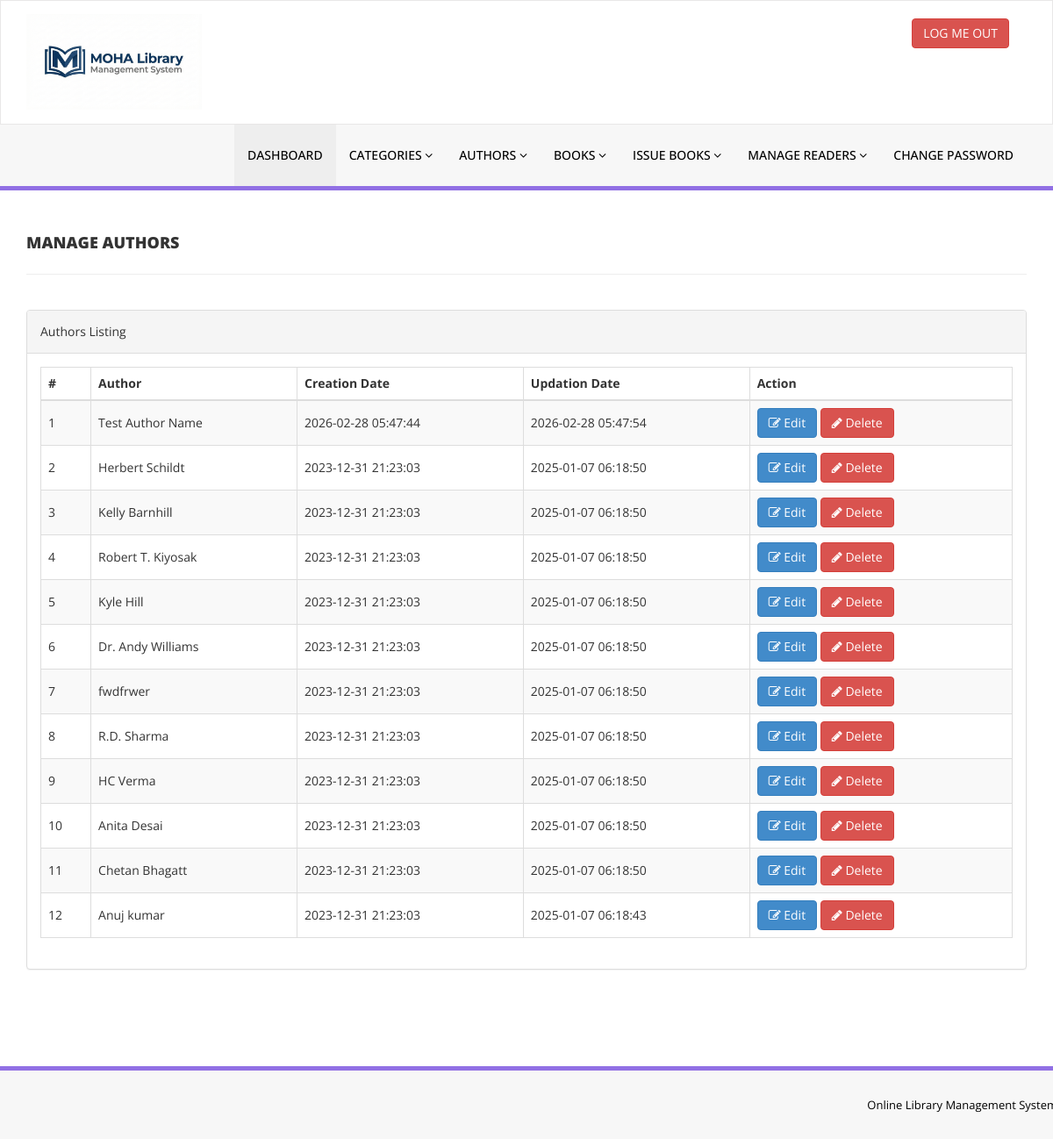
The app's page /admin/manage-authors.php (signed in), older data.
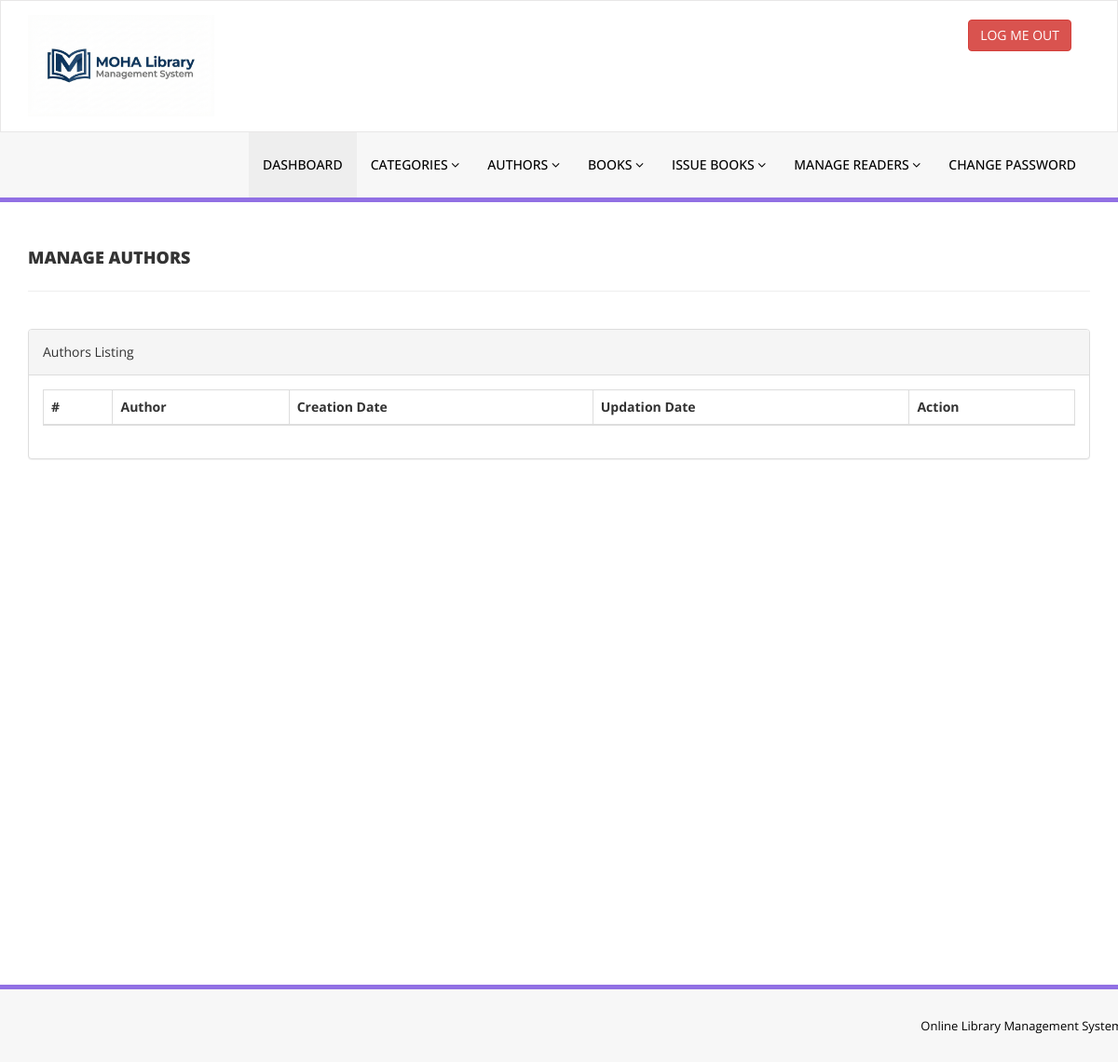
The same page, newer data.
### tables this page shows
CREATE TABLE `tblauthors` (
  `id` int(11) NOT NULL,
  `AuthorName` varchar(159) DEFAULT NULL,
  `creationDate` timestamp NULL DEFAULT current_timestamp(),
  `UpdationDate` timestamp NULL DEFAULT NULL ON UPDATE current_timestamp()
);

### admin/manage-authors.php (the view, shortened to what this page needs)
<?php
include('includes/config.php');
if(strlen($_SESSION['alogin'])==0)
    {
header('location:index.php');
}
else{
    ?>
<!DOCTYPE html>
<html xmlns="http://www.w3.org/1999/xhtml">
<head>
    <link href="assets/css/bootstrap.css" rel="stylesheet" />
    <link href="assets/css/font-awesome.css" rel="stylesheet" />
    <link href="assets/js/dataTables/dataTables.bootstrap.css" rel="stylesheet" />
    <link href="assets/css/style.css" rel="stylesheet" />
</head>
<body>
<?php include('includes/header.php');?>
    <div class="content-wrapper">
         <div class="container">
        <div class="row pad-botm">
            <div class="col-md-12">
                <h4 class="header-line">Manage Authors</h4>
    </div>
     <div class="row">
</div>
        </div>
            <div class="row">
                <div class="col-md-12">
                    <div class="panel panel-default">
                        <div class="panel-heading">
                           Authors Listing
                        </div>
                        <div class="panel-body">
                            <div class="table-responsive">
                                <table class="table table-striped table-bordered table-hover" id="dataTables-example">
                                    <thead>
                                        <tr>
                                            <th>#</th>
                                            <th>Author</th>
                                            <th>Creation Date</th>
                                            <th>Updation Date</th>
                                            <th>Action</th>
                                        </tr>
                                    </thead>
                                    <tbody>
<?php $sql = "SELECT * from  tblauthors order by creationDate DESC";
$query = $dbh -> prepare($sql);
$query->execute();
$results=$query->fetchAll(PDO::FETCH_OBJ);
$cnt=1;
if($query->rowCount() > 0)
{
foreach($results as $result)
{               ?>
                                        <tr class="odd gradeX">
                                            <td class="center"><?php echo htmlentities($cnt);?></td>
                                            <td class="center"><?php echo htmlentities($result->AuthorName);?></td>
                                            <td class="center"><?php echo htmlentities($result->creationDate);?></td>
                                            <td class="center"><?php echo htmlentities($result->UpdationDate);?></td>
                                            <td class="center">
                                            <a href="edit-author.php?athrid=<?php echo htmlentities($result->id);?>"><button class="btn btn-primary"><i class="fa fa-edit "></i> Edit</button>
                                          <a href="manage-authors.php?del=<?php echo htmlentities($result->id);?>" onclick="return confirm('Are you sure you want to delete?');"" >  <button class="btn btn-danger"><i class="fa fa-pencil"></i> Delete</button>
                                            </td>
                                        </tr>
 <?php $cnt=$cnt+1;}} ?>
                                    </tbody>
                                </table>
                            </div>
                        </div>
                    </div>
                </div>
            </div>
    </div>
    </div>
  <?php include('includes/footer.php');?>
</body>
</html>
<?php } ?>

Row changes from the older to the newer data that the page shows:
removed tblauthors: AuthorName "Test Author Name", creationDate "2026-02-28 05:47:44", UpdationDate "2026-02-28 05:47:54"
removed tblauthors: AuthorName "Herbert Schildt", creationDate "2023-12-31 21:23:03", UpdationDate "2025-01-07 06:18:50"
removed tblauthors: AuthorName "Kelly Barnhill", creationDate "2023-12-31 21:23:03", UpdationDate "2025-01-07 06:18:50"
removed tblauthors: AuthorName "Robert T. Kiyosak", creationDate "2023-12-31 21:23:03", UpdationDate "2025-01-07 06:18:50"
removed tblauthors: AuthorName "Kyle Hill", creationDate "2023-12-31 21:23:03", UpdationDate "2025-01-07 06:18:50"
removed tblauthors: AuthorName "Dr. Andy Williams", creationDate "2023-12-31 21:23:03", UpdationDate "2025-01-07 06:18:50"
removed tblauthors: AuthorName "fwdfrwer", creationDate "2023-12-31 21:23:03", UpdationDate "2025-01-07 06:18:50"
removed tblauthors: AuthorName "R.D. Sharma", creationDate "2023-12-31 21:23:03", UpdationDate "2025-01-07 06:18:50"
removed tblauthors: AuthorName "HC Verma", creationDate "2023-12-31 21:23:03", UpdationDate "2025-01-07 06:18:50"
removed tblauthors: AuthorName "Anita Desai", creationDate "2023-12-31 21:23:03", UpdationDate "2025-01-07 06:18:50"
removed tblauthors: AuthorName "Chetan Bhagatt", creationDate "2023-12-31 21:23:03", UpdationDate "2025-01-07 06:18:50"
removed tblauthors: AuthorName "Anuj kumar", creationDate "2023-12-31 21:23:03", UpdationDate "2025-01-07 06:18:43"
